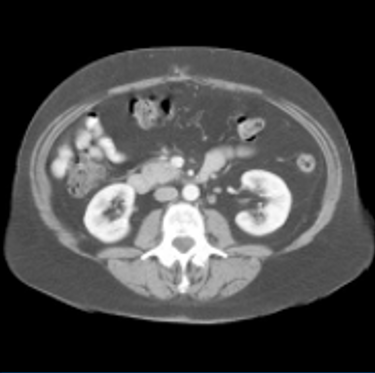
#> input picture base_image.png, 375 x 373 px
$ python -i compare_pix1.py   (imports and definitions only)   (older library calls are emulated)
#> lines starting #> are read from the running program, lines starting #| are printed output that depends on the picture
import cv2
import numpy as np


def angle_rotation(img_rot):


    img_unrot = cv2.imread('base_image.png')
#> img_unrot is the input picture: shape (373, 375, 3); mean B, G, R 70.8, 70.7, 70.6

    h,w,c = img_unrot.shape
#> h = 373; w = 375; c = 3


    img_resize = cv2.resize(img_rot,(w,h))


    gray = cv2.cvtColor(np.uint8(img_resize), cv2.COLOR_RGB2GRAY)

    gray1 = cv2.cvtColor(np.uint8(img_unrot), cv2.COLOR_RGB2GRAY)


    center = (w//2,h//2)
#> center = (187, 186)

    score_list = []


    allowed_rotation1 = np.linspace(0,45,46)
    allowed_rotation2 = np.linspace(170,190,21)
    allowed_rotation3 = np.linspace(350,360,11)

    allowed_rotation = np.concatenate((allowed_rotation1, allowed_rotation2, allowed_rotation3), axis = None)

    for i in allowed_rotation:

        rotation_matrix = cv2.getRotationMatrix2D(center, i, 1.0)

        final_rotated = cv2.warpAffine(gray1,rotation_matrix,(w,h))


        #(score, diff) = compare_ssim(image_compare,final_rotated , full=True)

        diff_img = cv2.absdiff(gray, final_rotated)
        score = np.sum(diff_img)

        score_list.append(score)
#> this loop made 78 passes
#> score on passes 1 to 12: 5245, 559719, 977520, 1322726, 1617291, 1875801, 2109863, 2321679, 2515153, 2689383, 2847418, 2988715
#> pass 1, in angle_rotation, `diff_img = cv2.absdiff(gray, final_rotated)`:
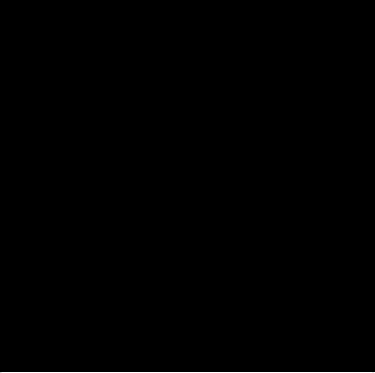
#> diff_img: shape (373, 375); min 0, max 14, mean 0.0375; drawn with min black and max white
#> pass 2, in angle_rotation, `final_rotated = cv2.warpAffine(gray1,rotation_matrix,(w,h))`:
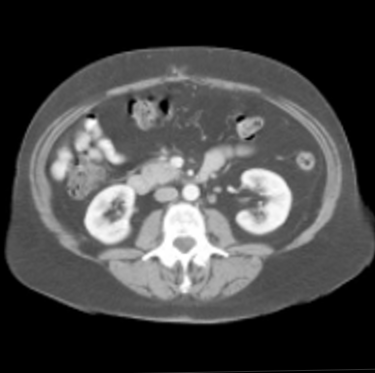
#> final_rotated: shape (373, 375); min 0, max 255, mean 70.6
#> pass 2, in angle_rotation, `diff_img = cv2.absdiff(gray, final_rotated)`:
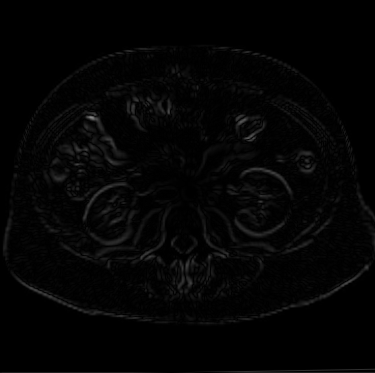
#> diff_img: shape (373, 375); min 0, max 135, mean 4
#> pass 3, in angle_rotation, `final_rotated = cv2.warpAffine(gray1,rotation_matrix,(w,h))`:
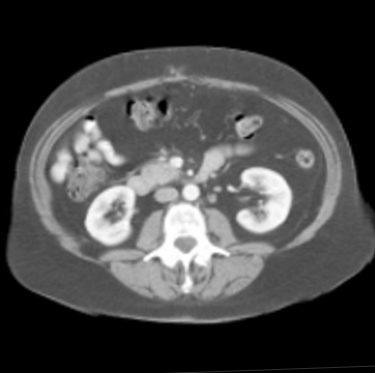
#> final_rotated: shape (373, 375); min 0, max 255, mean 70.6
#> after the loop, score_list = 78 values, max 5074136 at index 45, min 5245 at index 0, mean 3654940.3

    angle_index = np.argmin(score_list)
#> angle_index = 0

    return allowed_rotation[angle_index], h, w

>>> import cv2
>>> picture = cv2.cvtColor(cv2.imread('base_image.png'), cv2.COLOR_BGR2RGB)
>>> result = angle_rotation(picture)
#> result = (0, 373, 375)
